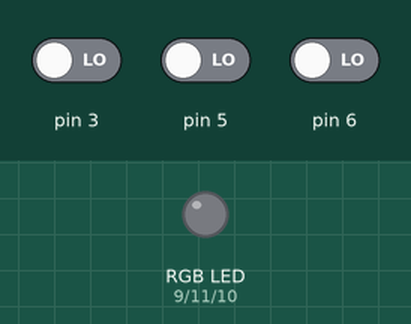
The sketch below on a simulated Arduino Uno, built with avr-gcc and run on an emulated ATmega328P. On the bench: an RGB LED mixed from three pins (HIGH = lit). The inputs (shaded band) are chosen by the test bench; at power-on: pin 3 LOW, pin 5 LOW, pin 6 LOW.

Above: at 1.2 s.
1.3 s: pin 3 driven HIGH
At 2.5 s:
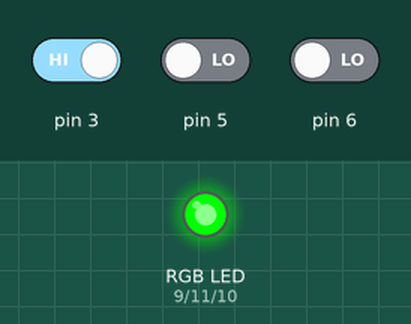
2.8 s: pin 3 driven LOW
At 3.8 s:
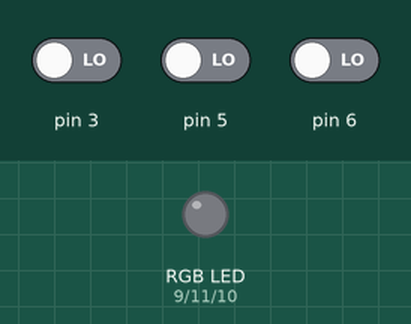
4.3 s: pin 5 driven HIGH
At 5.0 s:
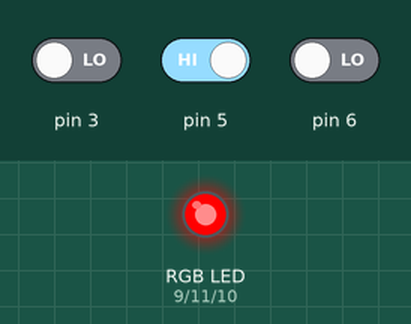
5.8 s: pin 5 driven LOW
At 6.1 s:
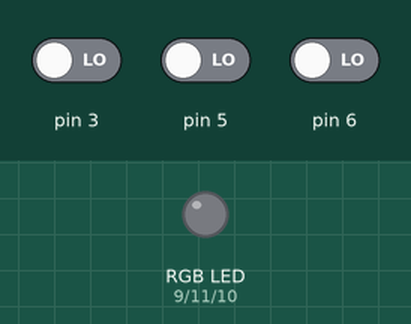
7.3 s: pin 6 driven HIGH
At 8.4 s:
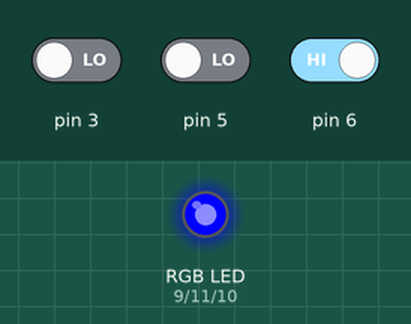
Timing chart, 0 to 9.8 s (numbered marks = the images above; inputs shaded):
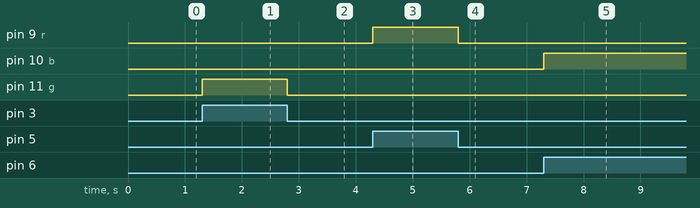

The sketch:

button-but-rgb.ino
```cpp
int r = 9;
int b = 10;
int g = 11;

void setup()
{
  pinMode(r, OUTPUT);
  pinMode(g, OUTPUT);
  pinMode(b, OUTPUT);

  pinMode(3, INPUT);
  pinMode(5, INPUT);
  pinMode(6, INPUT);

}

void loop()
{
  if(digitalRead(3) == 1){
  	digitalWrite(r, 0);
    digitalWrite(b, 0);
    digitalWrite(g, 1);
  }
  else if(digitalRead(5)==1){
  	digitalWrite(b, 0);
    digitalWrite(g, 0);
    digitalWrite(r, 1);
  }
  else if(digitalRead(6)==1){
  	digitalWrite(b, 1);
    digitalWrite(g, 0);
    digitalWrite(r, 0);
  }
  else{
  	digitalWrite(b, 0);
    digitalWrite(g, 0);
    digitalWrite(r, 0);
  }
}
```

Measured:
- after the input at 1.3 s, pin 11 (g): LOW → HIGH at once
- after the input at 2.8 s, pin 11 (g): HIGH → LOW at once
- after the input at 4.3 s, pin 9 (r): LOW → HIGH at once
- after the input at 5.8 s, pin 9 (r): HIGH → LOW at once
- after the input at 7.3 s, pin 10 (b): LOW → HIGH at once
